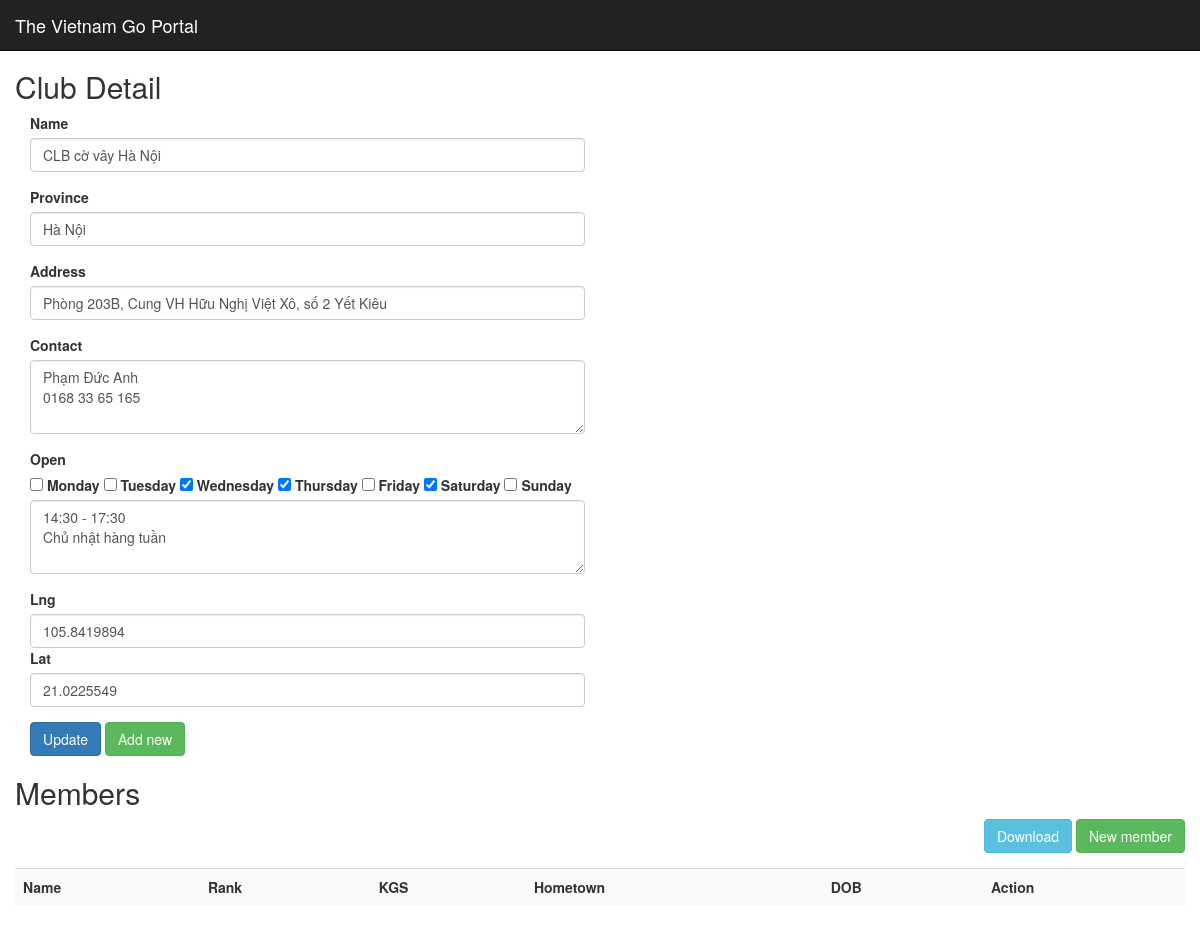
/club/4, run on the app's committed database.
### app/models/club.py (models this page shows, shortened)
class Club(db.Model):
    id = db.Column(db.Integer, primary_key = True, autoincrement = True)
    name = db.Column(db.String(100), unique = True, nullable = False)
    province = db.Column(db.String(50), unique = False, nullable = False)
    address = db.Column(db.String(500), unique = False, nullable = False)
    contact = db.Column(db.String(120), unique = False, nullable = False)
    lng = db.Column(db.Float, unique = False, nullable = False)
    lat = db.Column(db.Float, unique = False, nullable = False)
    openDescription = db.Column(db.String(500))
    openDay = db.Column(db.String(10))
    members = db.relationship('Player', lazy = 'select') #, backref=db.backref('members', lazy='joined'))
    def __init__(self):
        self.lng = 105.6207275390417
        self.lat = 21.281789604927425
    def getById(id):
        return Club.query.filter_by(id = id).first()

### app/routes.py (the view)
@app.route("/club", methods = ["GET"])
@app.route("/club/<id>", methods = ["GET"])
def getClub(id = None):
    club = Club()
    if id is not None:
        club = Club.getById(id)
    return render_template('club.html', club = club)

### app/templates/club.html (shortened to what this page needs)
{% extends '_master.html' %}
{% block styles %}
{{super()}}
<link href="https://api.mapbox.com/mapbox-gl-js/v1.12.0/mapbox-gl.css" rel="stylesheet" />
{% endblock %}
{% block content %}
{{super()}}
<div class="container" style="margin-top: 50px;">
    <div class="row">
        <h2> Club Detail </h2>
    </div>
    <div class="row">
        <div class="col-sm-6">
            <div class="form-group">
                <label for="clubName">Name</label>
                <input type="text" class="form-control" value="{{club.name}}" id="clubName" />
            </div>
            <div class="form-group">
                <label for="clubProvince">Province</label>
                <input type="text" class="form-control" value="{{club.province}}" id="clubProvince" />
            </div>
            <div class="form-group">
                <label for="clubAddress">Address</label>
                <input type="text" class="form-control" value="{{club.address}}" id="clubAddress" />
            </div>
            <div class="form-group">
                <label for="clubContact">Contact</label>
                <textarea class="form-control" rows="3" id="clubContact">{{club.contact}}</textarea>
            </div>
            <div class="form-group">
                <label for="clubOpenDescription">Open</label>
                <div class="form-inline">
                    <input type="checkbox" id="isOpenMonday" class="openWeekDay" {% if club.openDay[1] == '1' %} checked {% endif %} >
                    <label for="isOpenMonday"> Monday </label>
                    <input type="checkbox" id="isOpenTuesday" class="openWeekDay" {% if club.openDay[2] == '1' %} checked {% endif %}>
                    <label for="isOpenTuesday"> Tuesday </label>
                    <input type="checkbox" id="isOpenWednesday" class="openWeekDay" {% if club.openDay[3] == '1' %} checked {% endif %}>
                    <label for="isOpenWednesday"> Wednesday </label>
                    <input type="checkbox" id="isOpenThursday" class="openWeekDay" {% if club.openDay[4] == '1' %} checked {% endif %}>
                    <label for="isOpenThursday"> Thursday </label>
                    <input type="checkbox" id="isOpenFriday" class="openWeekDay" {% if club.openDay[5] == '1' %} checked {% endif %}>
                    <label for="isOpenFriday"> Friday </label>
                    <input type="checkbox" id="isOpenSaturday" class="openWeekDay" {% if club.openDay[6] == '1' %} checked {% endif %}>
                    <label for="isOpenSaturday"> Saturday </label>
                    <input type="checkbox" id="isOpenSunday" class="openWeekDay" {% if club.openDay[7] == '1' %} checked {% endif %}>
                    <label for="isOpenSunday"> Sunday </label>
                </div>
                <textarea class="form-control" rows="3" id="clubOpenDescription">{{club.openDescription}}</textarea>
            </div>
            <div class="form-group">
                <label for="clubLat">Lng</label>
                <input type="number" class="form-control" value="{{club.lng}}" id="clubLng" />
                <label for="clubLat">Lat</label>
                <input type="number" class="form-control" value="{{club.lat}}" id="clubLat" />
            </div>
            <div>
                <button class="btn btn-primary" onclick="updateClub('{{club.id}}')">Update</button>
                <button class="btn btn-success" onclick="addClub()">Add new</button>
            </div>
        </div>
        <div class="col-sm-6">
            <div id="map" style="width: 100%; height: 500px;"></div>
        </div>
    </div>
    <div class="row">
        <h2> Members </h2>
        <div style="margin-bottom: 15px; float: right;">
            <a href="/club/{{club.id}}/download" class="btn btn-info" role="button">
                Download
            </a>
            <a href="/player" class="btn btn-success" role="button">
                New member
            </a>
        </div>
        <div>
            <table class="table table-striped">
                <tr>
                    <th>Name</th>
                    <th>Rank</th>
                    <th>KGS</th>
                    <th>Hometown</th>
                    <th>DOB</th>
                    <th>Action</th>
                </tr>
            </table>
        </div>
    </div>
</div>
{% endblock %}

### data on the page
Club: name "CLB cờ vây Hà Nội", province "Hà Nội", address "Phòng 203B, Cung VH Hữu Nghị Việt Xô, số 2 Yết Kiêu", contact "Phạm Đức Anh 0168 33 65 165", openDay "☑", openDescription "14:30 - 17:30 Chủ nhật hàng tuần", lng "105.8419894", lat "21.0225549"
